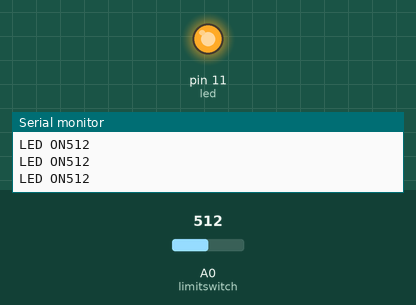
A sketch run on a simulated Arduino Uno, built with avr-gcc and run on an emulated ATmega328P. Parts: output pins drawn as LEDs (lit = HIGH), the last lines printed to the serial monitor. The test bench sets the inputs (shaded band); at power-on: A0 (limitswitch) = 512.

Above: at 1.2 s.
1.3 s: A0 (limitswitch) set to 981
2.8 s: A0 (limitswitch) set to 1013
At 3.8 s:
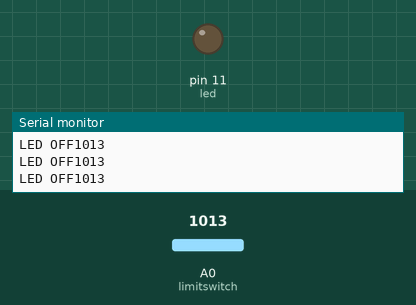
4.9 s: A0 (limitswitch) set to 990
At 5.6 s:
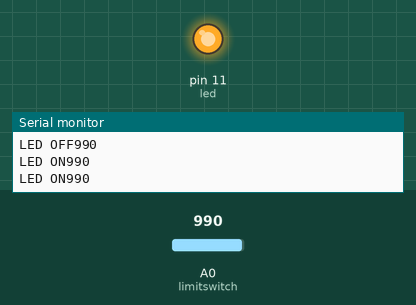
6.7 s: A0 (limitswitch) set to 1010
At 8.3 s:
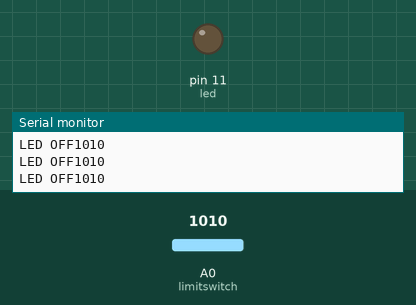
Timing chart, 0 to 9.5 s (numbered marks = the images above; inputs shaded):
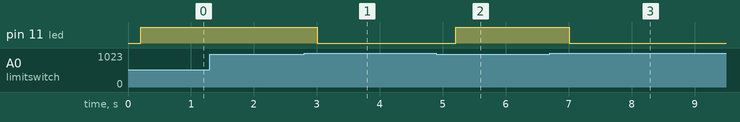

The sketch:

limitswitchandled.ino
```cpp
#define led 11
#define limitswitch A0

void setup()
{
pinMode(led, OUTPUT);
pinMode(limitswitch, INPUT_PULLUP);
Serial.begin(9600);
}

void loop()
{
  // put your main code here, to run repeatedly:
A();

}
void A()
{
  int limitswitchValue = analogRead(limitswitch);
    Serial.println(limitswitchValue);
    delay(200);

  if(limitswitchValue<1000)
  {
    digitalWrite(led, HIGH);
    Serial.print("LED ON");

  }
  else{
    digitalWrite(led, LOW);
    Serial.print("LED OFF");
  }
}
```

Measured:
- the behaviour switches between 999 and 1000 on A0 (limitswitch) (found by bisection; images 0 and 1)
- after the input at 2.8 s, pin 11 (led): HIGH → LOW after 0.21 s
- after the input at 4.9 s, pin 11 (led): LOW → HIGH after 0.31 s
- after the input at 6.7 s, pin 11 (led): HIGH → LOW after 0.31 s
